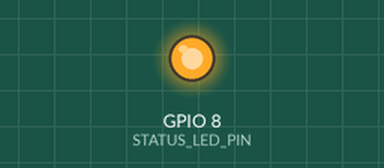
Bench run of a sketch on a simulated ESP32-C3. Shown: output pins drawn as LEDs (lit = HIGH). The modem accepts every AT command (registered, SIM ready, sends succeed) and sends nothing else; what the sketch prints to the serial monitor is not drawn.

Above: at 42.55 s.
Timing chart, 0 to 45.5 s (numbered marks = the images above):
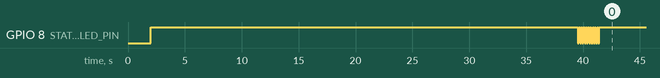

The sketch:

test_internet.ino
```cpp
/*
 * ESP32-C3 Super Mini + SIM800L GPRS Internet Connectivity Diagnostic Test
 * Open in Arduino IDE or flash via PlatformIO env:esp32c3_internet_test
 */

#include <Arduino.h>
#include "config.h"

HardwareSerial simSerial(1);

String sendATCommand(const String& cmd, uint32_t timeoutMs = 2000) {
  while (simSerial.available()) simSerial.read();
  simSerial.println(cmd);

  String response = "";
  uint32_t start = millis();
  while (millis() - start < timeoutMs) {
    while (simSerial.available()) {
      char c = simSerial.read();
      response += c;
    }
  }
  return response;
}

void blinkLED(int times, int delayMs) {
  for (int i = 0; i < times; i++) {
    digitalWrite(STATUS_LED_PIN, LOW);
    delay(delayMs);
    digitalWrite(STATUS_LED_PIN, HIGH);
    delay(delayMs);
  }
}

void setup() {
  Serial.begin(115200);
  delay(2000);

  pinMode(STATUS_LED_PIN, OUTPUT);
  digitalWrite(STATUS_LED_PIN, HIGH);

  Serial.println("\n==================================================");
  Serial.println("  SIM800L GPRS INTERNET CONNECTIVITY DIAGNOSTIC");
  Serial.println("  ESP32-C3 Super Mini • APN: " CELL_APN);
  Serial.println("==================================================\n");

  simSerial.begin(SIM800_BAUD, SERIAL_8N1, SIM800_RX_PIN, SIM800_TX_PIN);
  delay(1000);

  bool allPassed = true;

  // STEP 1: Check Serial Communication
  Serial.print("[STEP 1/7] Testing SIM800L Serial connection (AT)... ");
  String resp = sendATCommand("AT", 1500);
  if (resp.indexOf("OK") != -1) {
    Serial.println("PASS! ✅");
  } else {
    Serial.println("FAIL! ❌");
    allPassed = false;
  }

  // STEP 2: Check SIM Card Insertion
  if (allPassed) {
    Serial.print("[STEP 2/7] Checking SIM Card Status (AT+CPIN?)... ");
    resp = sendATCommand("AT+CPIN?", 1500);
    if (resp.indexOf("READY") != -1) {
      Serial.println("PASS! (SIM Card Ready) ✅");
    } else {
      Serial.println("FAIL! ❌");
      allPassed = false;
    }
  }

  // STEP 3: Check Signal Strength
  if (allPassed) {
    Serial.print("[STEP 3/7] Checking Signal Quality RSSI (AT+CSQ)... ");
    resp = sendATCommand("AT+CSQ", 1500);
    int idx = resp.indexOf("+CSQ:");
    if (idx != -1) {
      int comma = resp.indexOf(',', idx);
      int rawRssi = resp.substring(idx + 6, comma).toInt();
      int dbm = -113 + (rawRssi * 2);
      Serial.printf("PASS! (RSSI: %d dBm) ✅\n", dbm);
    } else {
      Serial.println("FAIL! ❌");
      allPassed = false;
    }
  }

  // STEP 4: Check Network Registration
  if (allPassed) {
    Serial.print("[STEP 4/7] Checking Cellular Network Registration (AT+CREG?)... ");
    resp = sendATCommand("AT+CREG?", 2000);
    if (resp.indexOf(",1") != -1 || resp.indexOf(",5") != -1) {
      Serial.println("PASS! Registered on cellular network! ✅");
    } else {
      Serial.println("FAIL! ❌");
      allPassed = false;
    }
  }

  // STEP 5: Attach GPRS & APN
  if (allPassed) {
    Serial.print("[STEP 5/7] Configuring GPRS APN (" CELL_APN ")... ");
    sendATCommand("AT+CIPSHUT", 2000);
    sendATCommand("AT+CGATT=1", 3000);
    sendATCommand("AT+CIPMUX=0", 1000);
    sendATCommand("AT+CSTT=\"" CELL_APN "\",\"" CELL_APN_USER "\",\"" CELL_APN_PASS "\"", 2000);
    sendATCommand("AT+CIICR", 5000);
    Serial.println("PASS! GPRS Connection Initialized ✅");
  }

  // STEP 6: Get IP Address
  if (allPassed) {
    Serial.print("[STEP 6/7] Requesting GPRS Local IP Address (AT+CIFSR)... ");
    resp = sendATCommand("AT+CIFSR", 3000);
    resp.trim();
    if (resp.length() > 0 && resp.indexOf("ERROR") == -1) {
      Serial.println("PASS! ✅");
      Serial.println("  -> Cellular IP: " + resp);
    } else {
      Serial.println("FAIL! ❌");
      allPassed = false;
    }
  }

  // STEP 7: Live HTTP GET Internet Request
  if (allPassed) {
    Serial.print("[STEP 7/7] Performing Live HTTP GET request to http://api.ipify.org ... ");
    sendATCommand("AT+HTTPTERM", 1000);
    sendATCommand("AT+HTTPINIT", 2000);
    sendATCommand("AT+HTTPPARA=\"CID\",1", 1000);
    sendATCommand("AT+HTTPPARA=\"URL\",\"http://api.ipify.org\"", 1000);

    String actionResp = sendATCommand("AT+HTTPACTION=0", 6000);
    if (actionResp.indexOf("+HTTPACTION: 0,200") != -1 || actionResp.indexOf(",200") != -1) {
      String body = sendATCommand("AT+HTTPREAD", 3000);
      Serial.println("PASS! ✅");
      Serial.println("\n--------------------------------------------------");
      Serial.println(" 🎉 INTERNET CONNECTION IS WORKING PERFECTLY!");
      Serial.println(" 🌐 Public Gateway IP: " + body);
      Serial.println("--------------------------------------------------\n");
      blinkLED(10, 100);
    } else {
      Serial.println("FAIL! ❌");
      allPassed = false;
    }
    sendATCommand("AT+HTTPTERM", 1000);
  }

  if (!allPassed) {
    Serial.println("\n--------------------------------------------------");
    Serial.println(" ❌ GPRS INTERNET TEST FAILED.");
    Serial.println("--------------------------------------------------\n");
    blinkLED(3, 800);
  }
}

void loop() {
  delay(30000);
  setup();
}
```

config.h
```cpp
#ifndef CONFIG_H
#define CONFIG_H

// ==========================================
// PIN DEFINITIONS FOR ESP32-C3 SUPER MINI + SIM800L
// ==========================================
#define SIM800_TX_PIN 7  // ESP32 TX Pin (GPIO7) -> SIM800L RXD Pin
#define SIM800_RX_PIN 6  // ESP32 RX Pin (GPIO6) -> SIM800L TXD Pin
#define SIM800_BAUD   9600

#define STATUS_LED_PIN 8  // Onboard LED for ESP32-C3 Super Mini (GPIO8)

// ==========================================
// CELLULAR NETWORK & APN CONFIGURATION (BSNL 2G CHENNAI)
// ==========================================
#define CELL_APN      "bsnlgprs"
#define CELL_APN_USER ""
#define CELL_APN_PASS ""

// ==========================================
// TELEMETRY BACKEND SERVER
// ==========================================
// Replace with your computer's local IP or deployed backend domain
#define SERVER_HOST   "192.168.1.100"
#define SERVER_PORT   3000
#define SERVER_PATH   "/api/telemetry"
#define DEVICE_ID     "ESP32C3_SIM800L_TRACKER"

// ==========================================
// GEOLOCATION STRATEGY (100% FREE - NO PAID KEYS)
// ==========================================
// 1 = Native Free SIM800 LBS (AT+CIPGSMLOC)
// 2 = Raw Cell Tower Telemetry -> Backend Free OpenCellID Resolution
#define PRIMARY_LOC_METHOD 1

// Tracking Interval in Seconds
#define LOCATION_UPDATE_INTERVAL_SEC 15

#endif // CONFIG_H
```

Measured:
- by itself, GPIO 8 (STATUS_LED_PIN): goes 9 × (LOW 0.10 s, HIGH 0.10 s), LOW 0.10 s, HIGH 70.6 s, 9 × (LOW 0.10 s, HIGH 0.10 s), LOW 0.10 s, then HIGH
